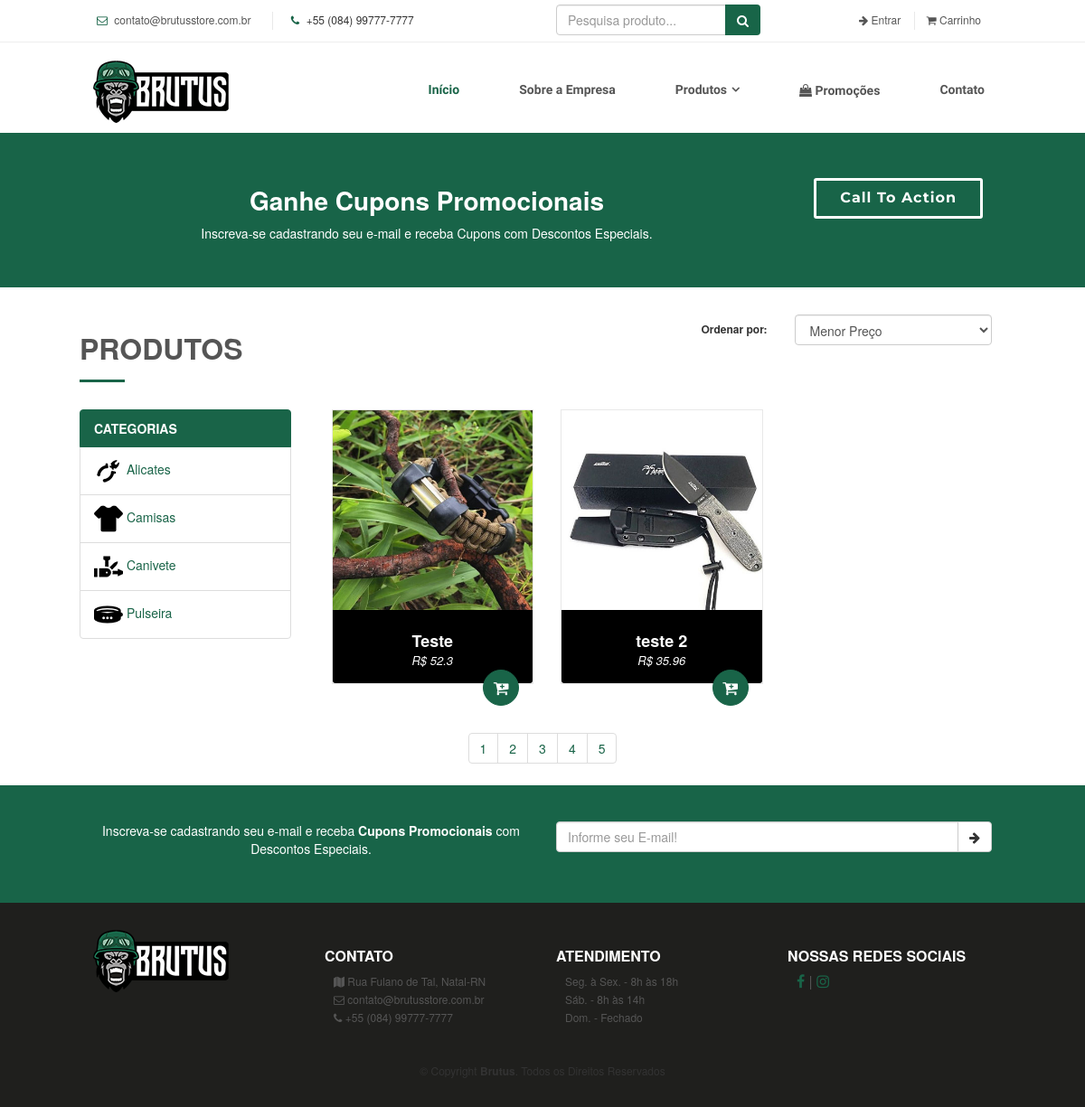
The page /produtos/canivete on the database its author committed.
### tables this page shows
CREATE TABLE `categorias` (
  `id` int(11) NOT NULL,
  `nome` varchar(200) NOT NULL,
  `slug` varchar(200) NOT NULL,
  `image` varchar(200) NOT NULL,
  `created` datetime NOT NULL DEFAULT CURRENT_TIMESTAMP,
  `updated` datetime DEFAULT NULL ON UPDATE CURRENT_TIMESTAMP
);

CREATE TABLE `produtos` (
  `id` int(11) NOT NULL,
  `nome` varchar(200) NOT NULL,
  `descricao` text,
  `id_categoria` int(11) NOT NULL,
  `id_tamanho` int(11) DEFAULT NULL,
  `id_cor` int(11) DEFAULT NULL,
  `id_feiche` int(11) DEFAULT NULL,
  `peso` float NOT NULL DEFAULT '0',
  `altura` float NOT NULL DEFAULT '0',
  `largura` float NOT NULL DEFAULT '0',
  `comprimento` float NOT NULL DEFAULT '0',
  `quantidade` int(10) NOT NULL DEFAULT '0',
  `slug` varchar(100) NOT NULL,
  `valor` float NOT NULL DEFAULT '0',
  `created` datetime NOT NULL DEFAULT CURRENT_TIMESTAMP,
  `updated` datetime DEFAULT NULL ON UPDATE CURRENT_TIMESTAMP
);

CREATE TABLE `images_produto` (
  `id` int(11) NOT NULL,
  `image` varchar(100) NOT NULL,
  `id_produto` int(11) NOT NULL,
  `created` datetime NOT NULL DEFAULT CURRENT_TIMESTAMP,
  `updated` datetime DEFAULT NULL ON UPDATE CURRENT_TIMESTAMP
);

### panel/controllers/conn/Read.class.php (called while the page is built, shortened)
<?php
class Read extends Conn{
    private $Select;
    private $Places;
    private $Result;
    private $Read;
    public function ExeRead($Tabela, $Termos = null, $ParseString = null) {
        if(!empty($ParseString)){
            parse_str($ParseString, $this->Places);
        }
        $this->Select = "SELECT * FROM {$Tabela} {$Termos}";
        $this->Execute();
    }
    public function getResult() {
        return $this->Result;
    }
    private function Connect() {
        $this->Conn = parent::getConn();
        $this->Read = $this->Conn->prepare($this->Select);
        $this->Read->setFetchMode(PDO::FETCH_ASSOC);
    }
    private function getSyntax() {
        if($this->Places):
            foreach ($this->Places as $Vinculo => $Valor):
                $this->Read->bindValue(":{$Vinculo}", $Valor, (is_int($Valor)? PDO::PARAM_INT : PDO::PARAM_STR));
            endforeach;
        endif;
    }
    private function Execute() {
        $this->Connect();
        try {
            $this->getSyntax();
            $this->Read->execute();
            $this->Result = $this->Read->fetchAll();
        } catch (PDOException $e) {
            $this->Result = null;
            echo 'Message: ' .$e->getMessage();
        }
    }
}

### panel/controllers/conn/Conn.class.php (called while the page is built)
<?php
abstract class Conn {
    private static $Host = HOST;
    private static $User = USER;
    private static $Pass = PASS;
    private static $Bd = BD;
    private static $Connect = null;
    private static function Conectar() {
        try {
            if (self::$Connect == null):
                self::$Connect = new PDO('mysql:host=' . self::$Host . ';dbname=' . self::$Bd, self::$User, self::$Pass);
            endif;
        } catch (PDOException $e) {
            echo 'Message: ' . $e->getMessage();
            die;
        }
        self::$Connect->setAttribute(PDO::ATTR_ERRMODE, PDO::ERRMODE_EXCEPTION);
        return self::$Connect;
    }
    protected static function getConn() {
        return self::Conectar();
    }
}

### panel/controllers/class/Url.class.php (called while the page is built, shortened)
<?php
class Url
{
    private static $baseUrl = null;
    public static function getBase()
    {
        if( self::$baseUrl != null )
            return self::$baseUrl;
        $startUrl = strlen( $_SERVER["DOCUMENT_ROOT"] );
        $excludeUrl = substr( $_SERVER["SCRIPT_FILENAME"], $startUrl, -9 );
        if( $excludeUrl[0] == "/" )
            self::$baseUrl = $excludeUrl;
        else
            self::$baseUrl = "/" . $excludeUrl;
        return self::$baseUrl;
    }
}
?>

### panel/controllers/conn/Validation.class.php (called while the page is built, shortened)
<?php
class Validation extends Conn {
    public static function getImagesProdutos($id_produto){
        $nameFile = '';
        $read = new read();
        $read->ExeRead('images_produto','where id_produto = '.$id_produto.' limit 1');
        foreach($read->getresult() as $images):
            extract($images);
            $nameFile = $image;
        endforeach;
        return $nameFile;
    }
    public static function getIdCategoria($slug){
        $read = new read();
        return $id;
    }
}

### view/produtos.php (the view, shortened to what this page needs)
<section id="call-to-action" class="wow fadeInUp">
  <div class="container">
    <div class="row">
      <div class="col-lg-9 text-center text-lg-left">
        <h3 class="cta-title">Ganhe Cupons Promocionais</h3>
        <p class="cta-text">
          Inscreva-se cadastrando seu e-mail e receba Cupons com Descontos Especiais.
        </p>
      </div>
      <div class="col-lg-3 cta-btn-container text-center">
        <a class="cta-btn align-middle" href="#">Call To Action</a>
      </div>
    </div>
  </div>
</section>
<div class="container" id="team" class="wow fadeInUp">
    <div class="row">
      <div class="col-lg-6 col-md-6">
        <div class="section-header">
          <h2>Produtos</h2>
        </div>
      </div>
      <div class="col-lg-6 col-md-6">
          <div class="filtro" style="font-size: 12px;text-align: right;">
            <label for="staticEmail" class="col-sm-6 col-form-label" style="padding-top: 8px;">Ordenar por:</label>
            <div class="col-sm-6">
            <form>
              <div class="form-group">
                <select class="form-control form-control-sm">
                  <option>Menor Preço <i class="fa fa-cart-plus"></i></option>
                </select>
              </div>
            </form>
            </div>
          </div>
      </div>
    </div>
    <div class="row">
        <div class="col-lg-3 col-md-6">
          <ul class="list-group">
            <li class="list-group-item active" style="font-weight: bold;">CATEGORIAS</li>
            <?php
            $read = new Read();
            $read->ExeRead('categorias');
            foreach($read->getResult() as $categoria):
              extract($categoria);
            ?>
            <li class="list-group-item"><a href="<?php echo Url::getBase().'produtos/'.$slug ?>"><img src="<?php echo url::getBase().'panel/uploud/categoria/'.$id.'/'.$image ?>"> <?php echo $nome ?></a></li>
            <?php endforeach ?>
          </ul>
        </div>
        <div class="col-lg-9 col-md-6">
        <?php
        $read = new Read();
        if(Url::getURL(1) != ''){
          $categoria = Validation::getIdCategoria(Url::getURL(1));
          $read->ExeRead('produtos', 'WHERE id_categoria = '.$categoria.'', 'ORDER BY id DESC');
        }else{
          $read->ExeRead('produtos','ORDER BY id DESC');
        }
        foreach($read->getResult() as $produtos):
          extract($produtos);
        ?>
          <div class="col-lg-4 col-md-6">
            <div class="member">
              <div class="pic">
              <img class="image" src="<?php echo Url::getBase().'panel/uploud/produto/'.$id.'/'.Validation::getImagesProdutos($id) ?>" alt="">
              </div>
              <div class="details">
                <h4><?php echo $nome ?></h4>
                <span>R$ <?php echo $valor ?></span>
                <div class="carrinho">
                  <a href=""><i class="fa fa-cart-plus"></i></a>
                </div>
              </div>
            </div>
          </div>
        <?php endforeach ?>
        </div>
        <div style="text-align: center;">
            <ul class="pagination">
              <li><a href="#">1</a></li>
              <li><a href="#">2</a></li>
              <li><a href="#">3</a></li>
              <li><a href="#">4</a></li>
              <li><a href="#">5</a></li>
            </ul>
          </div>
    </div>
</div>

### css/carrousel.css (style rules this page uses)
body { font-family: 'open sans'; overflow-x: hidden; }
img { max-width: 100%; }

### css/style.css (style rules this page uses)
body { background: #fff; color: #444; font-family: "Roboto", Open Sans, sans-serif; }
a { color: #196448; transition: 0.5s; }
p { padding: 0; margin: 0 0 30px 0; }
h1, h2, h3, h4, h5, h6 { font-family: "Montserrat", sans-serif; font-weight: 400; margin: 0 0 20px 0; padding: 0; }
.section-header { margin-bottom: 30px; }
.section-header h2 { font-size: 32px; color: #555; text-transform: uppercase; font-weight: 700; position: relative; padding-bottom: 20px; }
.section-header h2::before { content: ''; position: absolute; display: block; width: 50px; height: 3px; background: #196448; bottom: 0; left: 0; }
#call-to-action { background: #186448; background-size: cover; padding: 40px 0; }
#call-to-action .cta-title { color: #fff; font-size: 28px; font-weight: 700; }
#call-to-action .cta-text { color: #fff; }
@media (min-width: 769px) { #call-to-action .cta-btn-container { display: flex; align-items: center; justify-content: flex-end; } }
#call-to-action .cta-btn { font-family: "Montserrat", sans-serif; font-weight: 700; font-size: 16px; letter-spacing: 1px; display: inline-block; padding: 8px 26px; border-radius: 3px; transition: 0.5s; margin: 10px; border: 3px solid #fff; color: #fff; }
.carrinho { background: #196448; position: relative; font-size: 18px; width: 40px; height: 40px; border: 1px solid #196448; border-radius: 50px; float: right; margin-bottom: 10px; padding-top: 6px; }
.carrinho a { color: #fff; }
#team { background: #fff; padding: 30px 0 0 0; }
#team .member { text-align: center; margin-bottom: 20px; border: 1px solid #e8e8e8; }
#team .member .pic { overflow: hidden; text-align: center; }
#team .member .pic img { max-width: 100%; transition-timing-function: ease-out; }
#team .member .details { background: #000; color: #fff; padding: 15px; border-radius: 0 0 3px 3px; }
#team .member h4 { font-weight: 700; margin-bottom: 2px; font-size: 18px; }
#team .member span { font-style: italic; display: block; font-size: 13px; }

### index.php (style rules this page uses)
.image { opacity: 1; display: block; width: 100%; height: auto; transition: .5s ease; backface-visibility: hidden; }

### rows shown on the page
categorias: image (picture), nome "Alicates"
categorias: image (picture), nome "Camisas"
categorias: image (picture), nome "Canivete"
categorias: image (picture), nome "Pulseira"
produtos: id.image (picture), nome "Teste", valor "52.3"
produtos: id.image (picture), nome "teste 2", valor "35.96"
